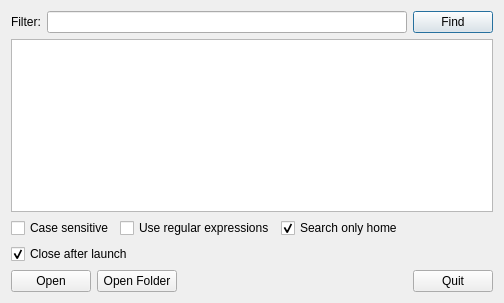
<?xml version="1.0" encoding="UTF-8"?>
<ui version="4.0">
 <class>Dialog</class>
 <widget class="QDialog" name="Dialog">
  <property name="geometry">
   <rect>
    <x>0</x>
    <y>0</y>
    <width>504</width>
    <height>303</height>
   </rect>
  </property>
  <property name="windowTitle">
   <string>Search</string>
  </property>
  <layout class="QVBoxLayout" name="verticalLayout">
   <item>
    <layout class="QHBoxLayout" name="horizontalLayout">
     <item>
      <widget class="QLabel" name="label">
       <property name="text">
        <string>Filter:</string>
       </property>
      </widget>
     </item>
     <item>
      <widget class="QLineEdit" name="lineEdit"/>
     </item>
     <item>
      <widget class="QPushButton" name="find">
       <property name="enabled">
        <bool>true</bool>
       </property>
       <property name="text">
        <string>Find</string>
       </property>
      </widget>
     </item>
    </layout>
   </item>
   <item>
    <widget class="QListWidget" name="listWidget"/>
   </item>
   <item>
    <layout class="QHBoxLayout" name="horizontalLayout_2">
     <item>
      <widget class="QCheckBox" name="checkBoxCaseSensitive">
       <property name="text">
        <string>Case sensitive</string>
       </property>
      </widget>
     </item>
     <item>
      <widget class="QCheckBox" name="checkBoxRegExp">
       <property name="text">
        <string>Use regular expressions</string>
       </property>
      </widget>
     </item>
     <item>
      <widget class="QCheckBox" name="checkBoxSearchOnlyHome">
       <property name="text">
        <string>Search only home</string>
       </property>
       <property name="checked">
        <bool>true</bool>
       </property>
      </widget>
     </item>
     <item>
      <spacer name="horizontalSpacer">
       <property name="orientation">
        <enum>Qt::Horizontal</enum>
       </property>
       <property name="sizeHint" stdset="0">
        <size>
         <width>40</width>
         <height>20</height>
        </size>
       </property>
      </spacer>
     </item>
    </layout>
   </item>
   <item>
    <layout class="QHBoxLayout" name="horizontalLayout_3">
     <item>
      <widget class="QCheckBox" name="checkBoxCloseAfterLaunch">
       <property name="text">
        <string>Close after launch</string>
       </property>
       <property name="checked">
        <bool>true</bool>
       </property>
      </widget>
     </item>
     <item>
      <spacer name="horizontalSpacer_2">
       <property name="orientation">
        <enum>Qt::Horizontal</enum>
       </property>
       <property name="sizeHint" stdset="0">
        <size>
         <width>40</width>
         <height>20</height>
        </size>
       </property>
      </spacer>
     </item>
    </layout>
   </item>
   <item>
    <layout class="QHBoxLayout" name="horizontalLayout_4">
     <item>
      <widget class="QPushButton" name="pushButtonOpenFile">
       <property name="text">
        <string>Open</string>
       </property>
      </widget>
     </item>
     <item>
      <widget class="QPushButton" name="pushButtonOpenFolder">
       <property name="text">
        <string>Open Folder</string>
       </property>
      </widget>
     </item>
     <item>
      <spacer name="horizontalSpacer_3">
       <property name="orientation">
        <enum>Qt::Horizontal</enum>
       </property>
       <property name="sizeHint" stdset="0">
        <size>
         <width>40</width>
         <height>20</height>
        </size>
       </property>
      </spacer>
     </item>
     <item>
      <widget class="QPushButton" name="pushButton">
       <property name="text">
        <string>Quit</string>
       </property>
      </widget>
     </item>
    </layout>
   </item>
  </layout>
 </widget>
 <layoutdefault spacing="6" margin="11"/>
 <resources/>
 <connections>
  <connection>
   <sender>find</sender>
   <signal>clicked()</signal>
   <receiver>Dialog</receiver>
   <slot>onFind()</slot>
   <hints>
    <hint type="sourcelabel">
     <x>451</x>
     <y>23</y>
    </hint>
    <hint type="destinationlabel">
     <x>498</x>
     <y>0</y>
    </hint>
   </hints>
  </connection>
  <connection>
   <sender>lineEdit</sender>
   <signal>editingFinished()</signal>
   <receiver>find</receiver>
   <slot>click()</slot>
   <hints>
    <hint type="sourcelabel">
     <x>368</x>
     <y>22</y>
    </hint>
    <hint type="destinationlabel">
     <x>457</x>
     <y>19</y>
    </hint>
   </hints>
  </connection>
  <connection>
   <sender>pushButton</sender>
   <signal>clicked()</signal>
   <receiver>Dialog</receiver>
   <slot>onQuit()</slot>
   <hints>
    <hint type="sourcelabel">
     <x>464</x>
     <y>276</y>
    </hint>
    <hint type="destinationlabel">
     <x>451</x>
     <y>227</y>
    </hint>
   </hints>
  </connection>
  <connection>
   <sender>pushButtonOpenFile</sender>
   <signal>clicked()</signal>
   <receiver>Dialog</receiver>
   <slot>onOpenFile()</slot>
   <hints>
    <hint type="sourcelabel">
     <x>44</x>
     <y>275</y>
    </hint>
    <hint type="destinationlabel">
     <x>274</x>
     <y>248</y>
    </hint>
   </hints>
  </connection>
  <connection>
   <sender>listWidget</sender>
   <signal>doubleClicked(QModelIndex)</signal>
   <receiver>pushButtonOpenFile</receiver>
   <slot>click()</slot>
   <hints>
    <hint type="sourcelabel">
     <x>39</x>
     <y>140</y>
    </hint>
    <hint type="destinationlabel">
     <x>85</x>
     <y>278</y>
    </hint>
   </hints>
  </connection>
  <connection>
   <sender>pushButtonOpenFolder</sender>
   <signal>clicked()</signal>
   <receiver>Dialog</receiver>
   <slot>onOpenFolder()</slot>
   <hints>
    <hint type="sourcelabel">
     <x>157</x>
     <y>275</y>
    </hint>
    <hint type="destinationlabel">
     <x>234</x>
     <y>258</y>
    </hint>
   </hints>
  </connection>
 </connections>
 <slots>
  <slot>onFind()</slot>
  <slot>onOpenFile(QModelIndex)</slot>
  <slot>onTextEdited(QString)</slot>
  <slot>onQuit()</slot>
  <slot>onOpenFile()</slot>
  <slot>onOpenFolder()</slot>
 </slots>
</ui>
